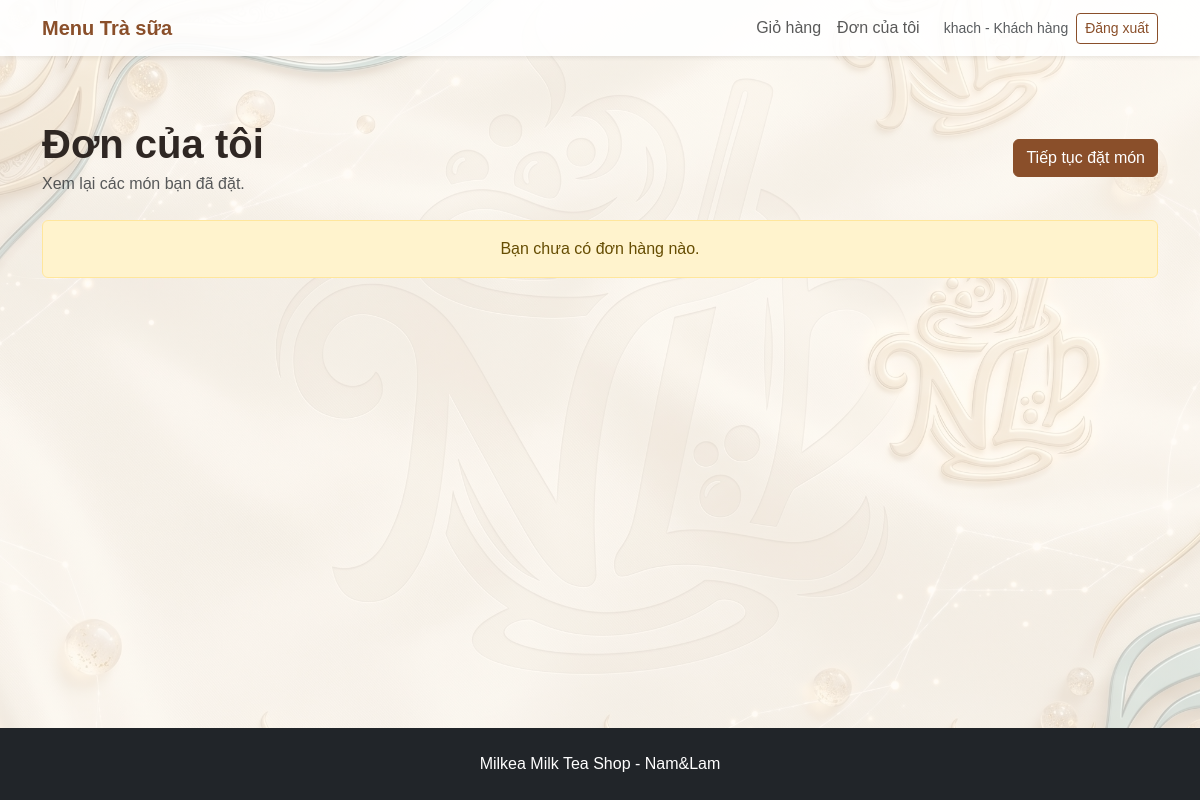
Page /my-orders (signed in) on the earlier database version.
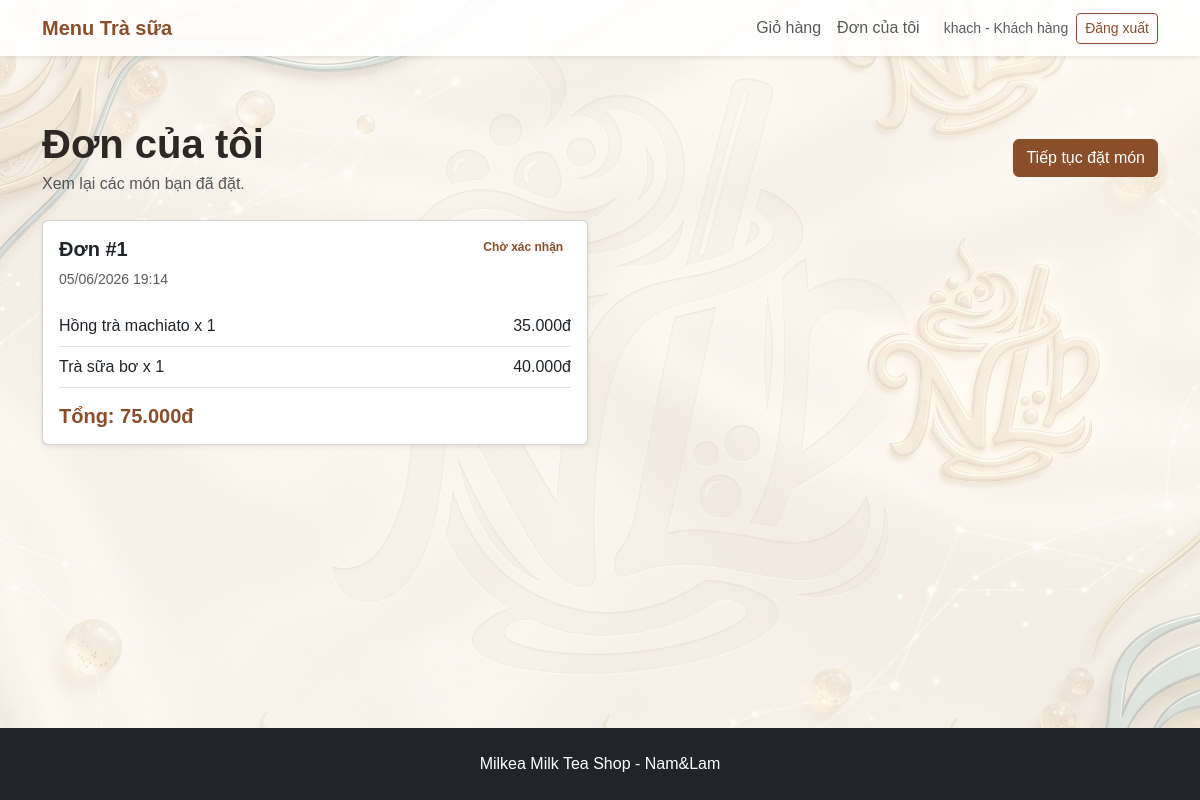
Same page on the later database version.
### milk_tea_shop/models.py (models this page shows)
class Order(db.Model):
    __tablename__ = "orders"
    id = db.Column(db.Integer, primary_key=True)
    user_id = db.Column(db.Integer, db.ForeignKey("users.id"), nullable=True)
    customer_name = db.Column(db.String(120), default="")
    phone = db.Column(db.String(30), default="")
    address = db.Column(db.String(255), default="")
    note = db.Column(db.Text, default="")
    total_price = db.Column(db.Integer, default=0)
    status = db.Column(db.String(50), default="Chờ xác nhận")
    created_at = db.Column(db.DateTime, default=datetime.utcnow)
    items = db.relationship("OrderItem", backref="order", lazy=True, cascade="all, delete-orphan")

class OrderItem(db.Model):
    __tablename__ = "order_items"
    id = db.Column(db.Integer, primary_key=True)
    order_id = db.Column(db.Integer, db.ForeignKey("orders.id"), nullable=False)
    product_id = db.Column(db.Integer, db.ForeignKey("products.id"), nullable=False)
    quantity = db.Column(db.Integer, default=1)
    price = db.Column(db.Integer, nullable=False)

class Product(db.Model):
    __tablename__ = "products"
    id = db.Column(db.Integer, primary_key=True)
    name = db.Column(db.String(120), nullable=False)
    category = db.Column(db.String(80), nullable=False)
    size = db.Column(db.String(50), default="M/L")
    topping = db.Column(db.String(120), default="Không")
    price = db.Column(db.Integer, nullable=False)
    description = db.Column(db.Text, default="")
    image = db.Column(db.String(255), default="")
    order_items = db.relationship("OrderItem", backref="product", lazy=True)

### milk_tea_shop/routes.py (the view)
@main_bp.route("/my-orders")
def my_orders():
    if not check_user():
        return redirect(url_for("main.login"))
    orders = Order.query.filter_by(
        user_id=session.get("user_id")
    ).order_by(Order.created_at.desc()).all()
    return render_template("my_orders.html", orders=orders)

### milk_tea_shop/routes.py (called while the page is built)
def money(number):
    return f"{number:,.0f}đ".replace(",", ".")

@main_bp.app_context_processor
def send_data_to_html():
    cart = session.get("cart", {})
    cart_count = 0
    for quantity in cart.values():
        try:
            cart_count += int(quantity)
        except:
            pass
    return {
        "money": money,
        "cart_count": cart_count
    }

def check_user():
    if "user_id" not in session:
        flash("Vui lòng đăng nhập trước.", "warning")
        return False
    if session.get("role") == "admin":
        flash("Admin chỉ dùng trang quản lý.", "warning")
        return False
    return True

### milk_tea_shop/templates/my_orders.html (shortened to what this page needs)
{% extends "base.html" %}
{% block content %}
<section class="container py-5">
    <div class="d-flex justify-content-between align-items-center mb-4">
        <div>
            <h1 class="fw-bold mb-1">Đơn của tôi</h1>
            <p class="text-muted mb-0">Xem lại các món bạn đã đặt.</p>
        </div>
        <a href="{{ url_for('main.menu') }}" class="btn btn-brown">Tiếp tục đặt món</a>
    </div>
    <div class="row g-4">
        {% for o in orders %}
        <div class="col-md-6">
            <div class="card shadow-sm h-100 order-history-card">
                <div class="card-body">
                    <div class="d-flex justify-content-between align-items-start mb-2">
                        <h5 class="fw-bold mb-0">Đơn #{{ o.id }}</h5>
                        <span class="badge bg-brown-light text-brown">{{ o.status }}</span>
                    </div>
                    <p class="text-muted small mb-3">{{ o.created_at.strftime('%d/%m/%Y %H:%M') }}</p>
                    {% for item in o.items %}
                    <div class="d-flex justify-content-between border-bottom py-2">
                        <span>{{ item.product.name }} x {{ item.quantity }}</span>
                        <span>{{ money(item.price * item.quantity) }}</span>
                    </div>
                    {% endfor %}
                    <h5 class="text-brown fw-bold mt-3 mb-0">Tổng: {{ money(o.total_price) }}</h5>
                </div>
            </div>
        </div>
        {% else %}
        <div class="col-12">
            <div class="alert alert-warning text-center">Bạn chưa có đơn hàng nào.</div>
        </div>
        {% endfor %}
    </div>
</section>
{% endblock %}

### milk_tea_shop/templates/base.html (shortened to what this page needs)
<!DOCTYPE html>
<html lang="vi">
<head>
    <link href="https://cdn.jsdelivr.net/npm/bootstrap@5.3.3/dist/css/bootstrap.min.css" rel="stylesheet">
    <link rel="stylesheet" href="{{ url_for('static', filename='css/style.css') }}">
</head>
<body class="{% if request.endpoint in ['main.login', 'main.register'] %}auth-body{% else %}app-body{% endif %}">
    {% if request.endpoint not in ['main.login', 'main.register'] %}
    <nav class="navbar navbar-expand-lg navbar-light bg-white shadow-sm sticky-top">
        <div class="container">
            <a class="navbar-brand fw-bold text-brown" href="{{ url_for('main.index') }}">
                Menu Trà sữa
            </a>
            <div class="collapse navbar-collapse" id="navbarNav">
                <ul class="navbar-nav ms-auto align-items-lg-center">
                    {% if session.get('role') == 'admin' %}
                    <li class="nav-item">
                        <a class="nav-link" href="{{ url_for('main.dashboard') }}">Quản lý hoá đơn</a>
                    </li>
                    <li class="nav-item">
                        <a class="nav-link" href="{{ url_for('main.admin_products') }}">Quản lý món</a>
                    </li>
                    <li class="nav-item">
                        <a class="nav-link" href="{{ url_for('main.order_list') }}">Đơn hàng</a>
                    </li>
                    {% elif session.get('role') == 'user' %}
                    <li class="nav-item">
                        <a class="nav-link" href="{{ url_for('main.cart') }}">
                            Giỏ hàng
                        </a>
                    </li>
                    <li class="nav-item">
                        <a class="nav-link" href="{{ url_for('main.my_orders') }}">Đơn của tôi</a>
                    </li>
                    {% endif %}
                    {% if session.get('user_id') %}
                    <li class="nav-item ms-lg-3">
                        <span class="navbar-text small text-muted">
                            {{ session.get('username') }} -
                            {{ 'Admin' if session.get('role') == 'admin' else 'Khách hàng' }}
                        </span>
                    </li>
                    <li class="nav-item ms-lg-2">
                        <a class="btn btn-outline-brown btn-sm" href="{{ url_for('main.logout') }}">
                            Đăng xuất
                        </a>
                    </li>
                    {% else %}
                    <li class="nav-item ms-lg-2">
                        <a class="btn btn-outline-brown btn-sm" href="{{ url_for('main.login') }}">
                            Đăng nhập
                        </a>
                    </li>
                    {% endif %}
                </ul>
            </div>
        </div>
    </nav>
    {% endif %}
    <main>
        {% block content %}{% endblock %}
    </main>
    {% if request.endpoint not in ['main.login', 'main.register'] %}
    <footer class="py-4 bg-dark text-white text-center">
        <div class="container">
            <p class="mb-0">Milkea Milk Tea Shop - Nam&Lam</p>
        </div>
    </footer>
    {% endif %}
</body>
</html>

Differences in the rows shown:
added Order: get "khach", id "1", status "Chờ xác nhận", created_at "05/06/2026 19:14", total_price "75.000đ"
added OrderItem: product.name "Hồng trà machiato", quantity "1", money(item.price*item.quantity) "35.000đ"
added OrderItem: product.name "Trà sữa bơ", quantity "1", money(item.price*item.quantity) "40.000đ"
Other differences:
{{ session.get('username') }}: "khach" → (not shown)
text no longer shown: "Bạn chưa có đơn hàng nào."
